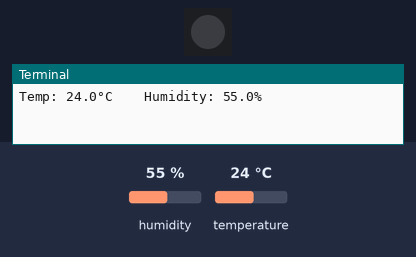
This program was run on a simulated Raspberry Pi (BCM pin numbers). Shown: 1 RGB LEDs in strip order, left to right, the last lines printed to the terminal. The test bench sets the inputs (shaded band); at power-on: humidity 55 %, temperature 24 °C. Dim RGB values are drawn brighter than linear.

Above: at 1.2 s.
1.3 s: humidity set to 68 %
4.3 s: humidity set to 71 %
At 5.9 s:
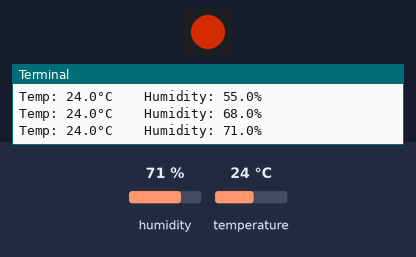
Timing chart, 0 to 13.8 s (numbered marks = the images above; inputs shaded):
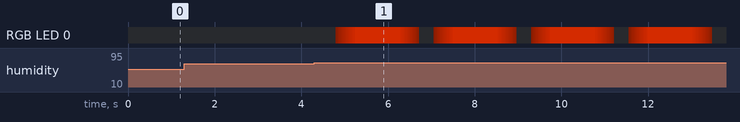

The program:

humidity_temperature_sensor_dht11.py
```python
### DHT 11
# Sensor type (DHT11) and GPIO pin number
import board
import adafruit_dht
from time import sleep
from gpiozero import RGBLED

# Use the correct GPIO pin here (e.g., D4 is GPIO4)
dht_device = adafruit_dht.DHT11(board.D12)


led = RGBLED(red=16, green=20, blue=21, initial_value=(0,0,0), pwm=True, active_high=False)

try:
    while True:
        try:
            temperature_c = dht_device.temperature
            humidity = dht_device.humidity
            if temperature_c is not None and humidity is not None:
                print(f"Temp: {temperature_c:.1f}°C    Humidity: {humidity:.1f}%")
                if temperature_c >= 30 or humidity >= 70:
                    led.blink(1, 1, 0.5, 0.5, on_color=(0.5, 0.1, 0), off_color=(0, 0, 0))
                    # led.pulse(1, 1, n = 5, on_color=(0.5, 0.9, 1), off_color=(1,1,1))
                else:
                    led.color = (0,0,0)
            else:
                print("Sensor read failed. Trying again...")

        except RuntimeError as e:
            print(e)

        sleep(2)

except KeyboardInterrupt:
    print("Stopped by User")

finally:
    dht_device.exit()
```

Measured:
- the behaviour switches between 69 and 70 % on humidity (found by bisection; images 0 and 1)
